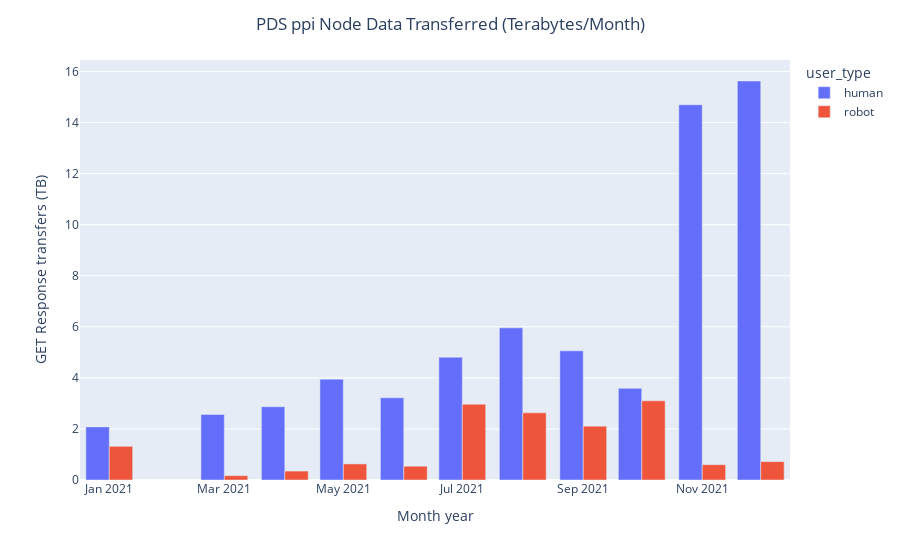

The code cell stored with this chart in its notebook:
### Code cell
barplot_node('ppi')

### Figure 1 — Plotly figure (JSON) as saved in the notebook; plotly's stock layout.template omitted (floating-point values rounded to 4 significant figures)
{"data": [{"alignmentgroup": "True", "hovertemplate": "user_type=human<br>month_yr=%{x}<br>data_transmit_tb=%{y}<extra></extra>", "legendgroup": "human", "marker": {"color": "#636efa", "pattern": {"shape": ""}}, "name": "human", "offsetgroup": "human", "orientation": "v", "showlegend": true, "textposition": "auto", "type": "bar", "x": ["2021-01-01T00:00:00", "2021-03-01T00:00:00", "2021-04-01T00:00:00", "2021-05-01T00:00:00", "2021-06-01T00:00:00", "2021-07-01T00:00:00", "2021-08-01T00:00:00", "2021-09-01T00:00:00", "2021-10-01T00:00:00", "2021-11-01T00:00:00", "2021-12-01T00:00:00"], "xaxis": "x", "y": [2.08, 2.57, 2.87, 3.95, 3.22, 4.81, 5.96, 5.06, 3.59, 14.7, 15.63], "yaxis": "y"}, {"alignmentgroup": "True", "hovertemplate": "user_type=robot<br>month_yr=%{x}<br>data_transmit_tb=%{y}<extra></extra>", "legendgroup": "robot", "marker": {"color": "#EF553B", "pattern": {"shape": ""}}, "name": "robot", "offsetgroup": "robot", "orientation": "v", "showlegend": true, "textposition": "auto", "type": "bar", "x": ["2021-01-01T00:00:00", "2021-03-01T00:00:00", "2021-04-01T00:00:00", "2021-05-01T00:00:00", "2021-06-01T00:00:00", "2021-07-01T00:00:00", "2021-08-01T00:00:00", "2021-09-01T00:00:00", "2021-10-01T00:00:00", "2021-11-01T00:00:00", "2021-12-01T00:00:00"], "xaxis": "x", "y": [1.32, 0.17, 0.35, 0.63, 0.54, 2.97, 2.63, 2.11, 3.1, 0.6, 0.72], "yaxis": "y"}], "layout": {"autosize": true, "barmode": "group", "legend": {"title": {"text": "user_type"}, "tracegroupgap": 0}, "margin": {"t": 60}, "title": {"text": "PDS ppi Node Data Transferred (Terabytes/Month)", "x": 0.5}, "xaxis": {"anchor": "y", "autorange": true, "domain": [0, 1], "range": ["2020-12-17", "2021-12-16"], "title": {"text": "Month year"}, "type": "date"}, "yaxis": {"anchor": "x", "autorange": true, "domain": [0, 1], "range": [0, 16.45], "title": {"text": "GET Response transfers (TB)"}, "type": "linear"}}}
